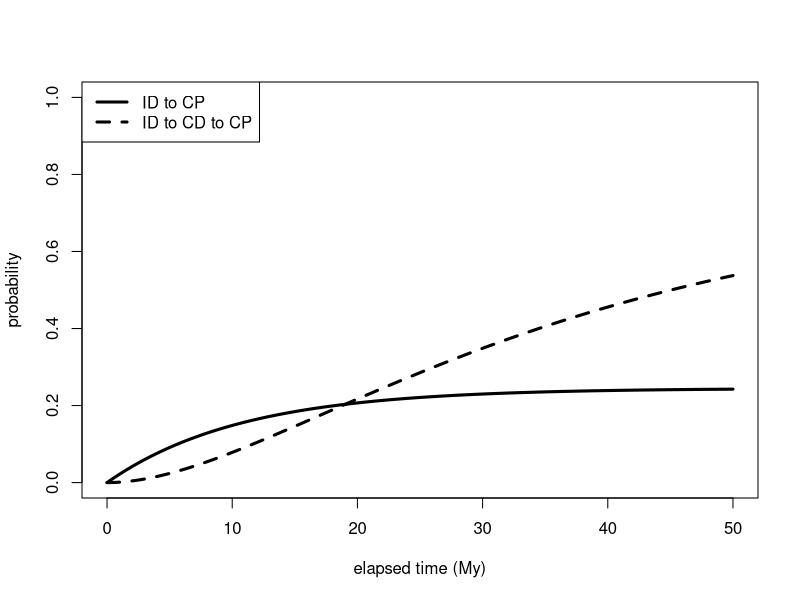
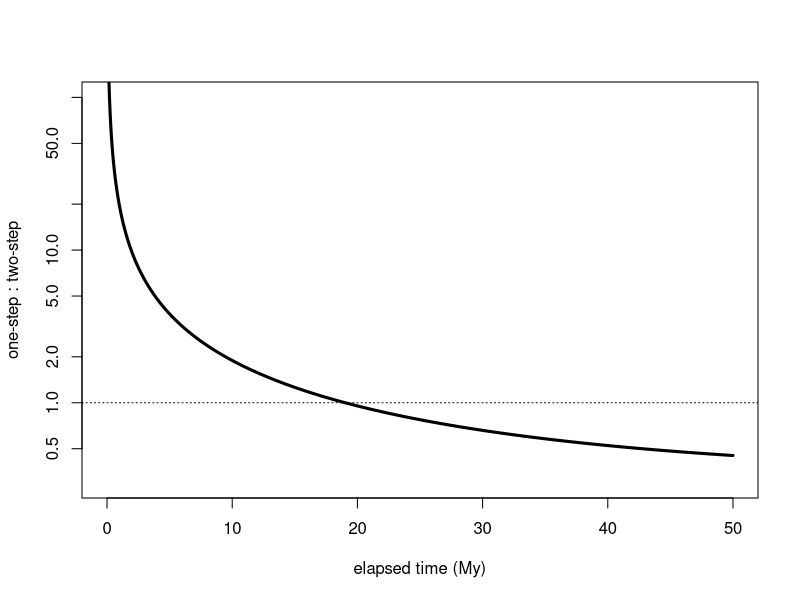
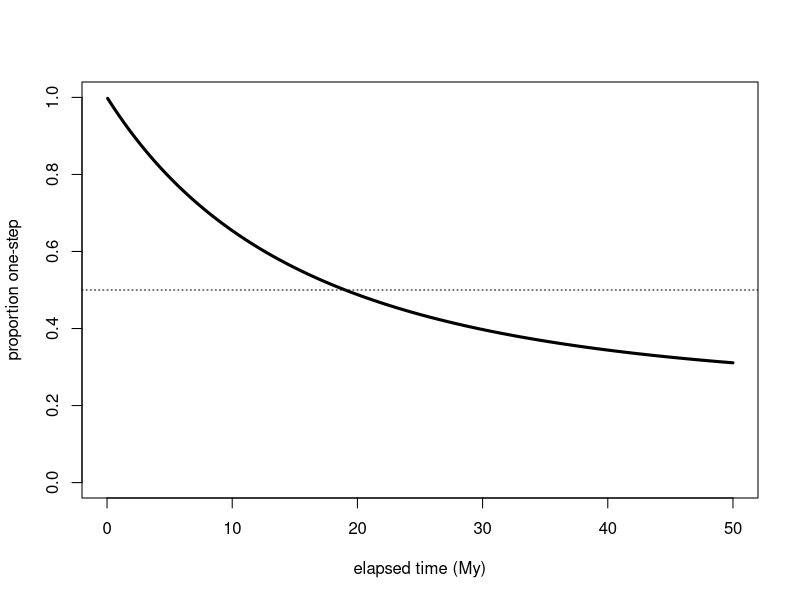
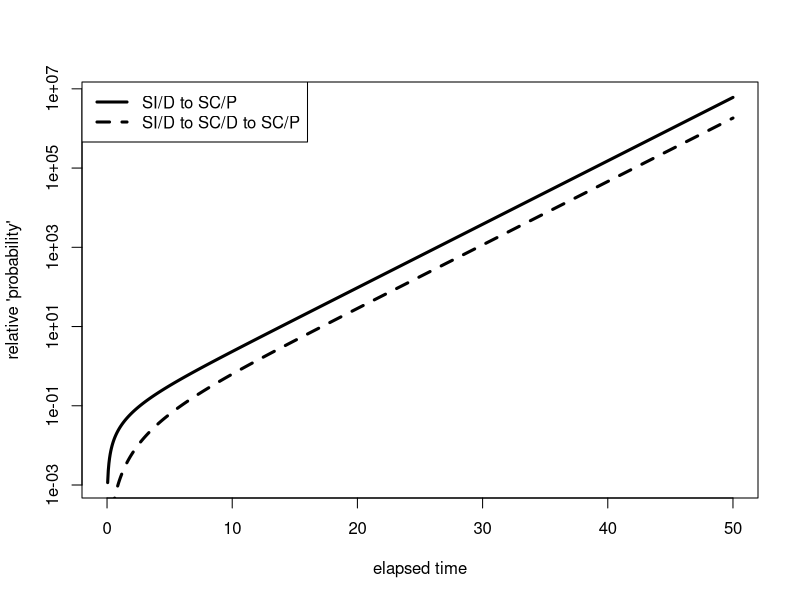
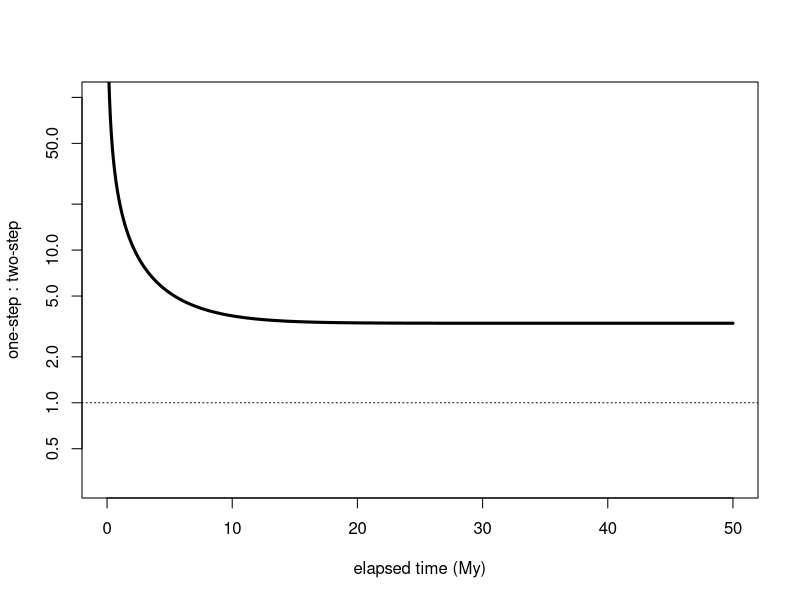
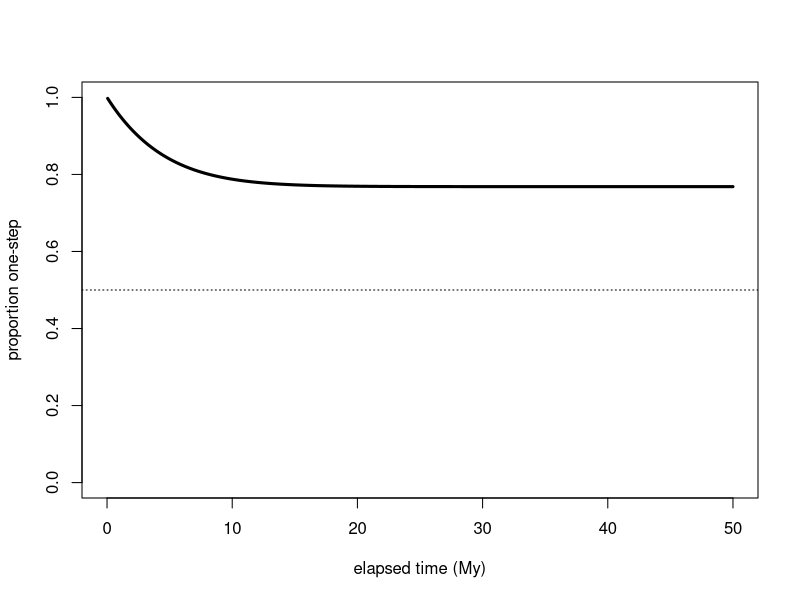
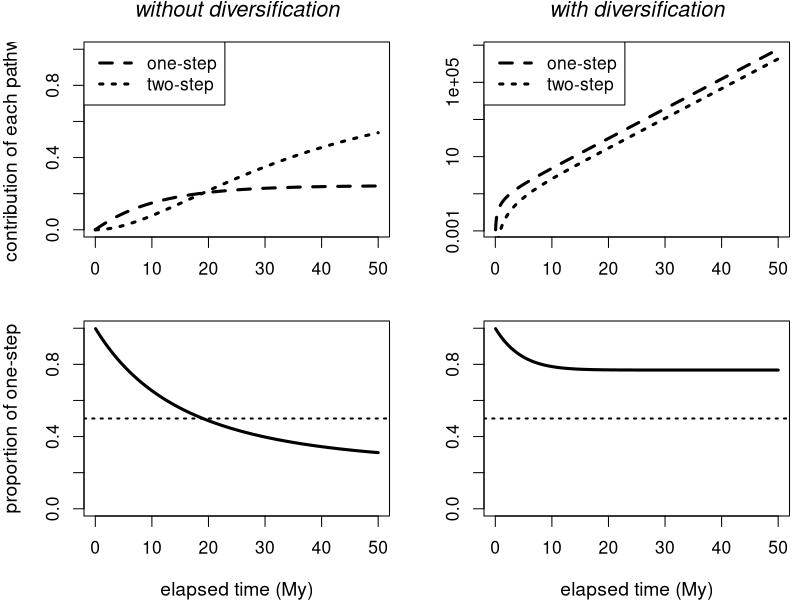

These charts were generated, in order, by the following R code:
#--------------------------------------------------
# method 1: P = exp(Q t)
#-------------------------------------------------- 
library(rmutil)  # contains mexp()
path.probs1 <- function(t, Q)
{
    P <- mexp(Q * t)
    
    ans <- c(P[1,3], P[1,4])
    names(ans) <- c("Wa", "Wb")

    return(ans)
}

# Note: The matrix exponential function is also available in the msm library as
# MatrixExp(), but that seems to perform poorly for large t.  So use mexp here, 
# but also check with method 2 when assuming irreversibility.

#--------------------------------------------------
# method 2: P_14a and P_14b
#-------------------------------------------------- 
path.probs2 <- function(t, q13, q14, q34)
{
    q134 <- q13 + q14
    e1t <- exp(-q134 * t)

    ppa <- q14 / q134 * (1 - e1t)

    if (abs(q34 - q13 - q14) > 1e-10)
    {
        ppb <- q13 / q134 * 
              (1 - 1/(q134-q34) * (q134 * exp(-q34*t) - q34 * e1t) )
    } else
    {
        ppb <- q13 / q34 * (1 - (1 + q34 * t) * exp(-q34 * t))
    }

    ans <- c(ppa, ppb)
    names(ans) <- c("Wa", "Wb")

    return(ans)
}

#--------------------------------------------------
# usage
#-------------------------------------------------- 

# 1 = SI, D
# 3 = SC, D
# 4 = SC, P
# Wa = 1 -> 4
# Wb = 1 -> 3 -> 4

# median values from MuSSE_ploidysinodip250K.log (via tracer)
q14 <- 0.0779         # ID -> CP, rho_I
q13 <- 0.1895         # ID -> CD, q_IC
q34 <- 0.0188         # CD -> CP, rho_C
q41 <- q31 <- q43 <- 0 # irreversible

# also use CID estimates?
q14 <- 0.0228         # ID -> CP, rho_I
q13 <- 0.0703         # ID -> CD, q_IC
q34 <- 0.0334         # CD -> CP, rho_C
q41 <- q31 <- q43 <- 0 # irreversible

# Q is only needed for method 1
Q <- matrix(c(
        -q13 - q14,  q13,        q14,  0,
        q31,        -q31 - q34,  0,    q34,
        q41,         0,         -q41,  0,
        0,           q43,        0,   -q43
        ), byrow=TRUE, nrow=4)

tmax <- 50
times <- seq(0, tmax, tmax/1000)

# pp$Wa is W_a(t), and pp$Wb is W_b(t)
# choose one of these:
pp <- as.data.frame(t(sapply(times, path.probs2, q13, q14, q34)))
pp <- as.data.frame(t(sapply(times, path.probs1, Q)))

# plot
plot(times, pp$Wa, type="l", lwd=3, xlab="elapsed time (My)", ylab="probability", ylim=c(0,1))
lines(times, pp$Wb, lwd=3, lty=2)
legend("topleft", c("ID to CP", "ID to CD to CP"), lty=c(1, 2), lwd=3)

plot(times, pp$Wa/pp$Wb, log="y", type="l", lwd=3, xlab="elapsed time (My)", ylab="one-step : two-step", ylim=c(0.3, 100))
abline(h=1, lty=3)

plot(times, pp$Wa / (pp$Wa + pp$Wb), type="l", lwd=3, xlab="elapsed time (My)", ylab="proportion one-step", ylim=c(0,1))
abline(h=0.5, lty=3)

### Try with diversification ###

r1 <-  0.4618
r3 <-  0.0605
r4 <- -0.0121

Qd <- matrix(c(
       -q13 - q14 + r1,  q13,             q14,       0,
        q31,            -q31 - q34 + r3,  0,         q34,
        q41,             0,              -q41 + r4,  0,
        0,               q43,             0,        -q43 + r4
        ), byrow=TRUE, nrow=4)

ppd <- as.data.frame(t(sapply(times, path.probs1, Qd)))

plot(times, ppd$Wa, type="l", lwd=3, xlab="elapsed time", ylab="relative 'probability'", log="y")
lines(times, ppd$Wb, lwd=3, lty=2)
legend("topleft", c("SI/D to SC/P", "SI/D to SC/D to SC/P"), lty=c(1, 2), lwd=3)

plot(times, ppd$Wa/ppd$Wb, log="y", type="l", lwd=3, xlab="elapsed time (My)", ylab="one-step : two-step", ylim=c(0.3, 100))
abline(h=1, lty=3)

plot(times, ppd$Wa / (ppd$Wa + ppd$Wb), type="l", lwd=3, xlab="elapsed time (My)", ylab="proportion one-step", ylim=c(0,1))
abline(h=0.5, lty=3)

#--------------------------------------------------
# Final plot
#--------------------------------------------------

pdf(file="../manuscript/pathways.pdf", width=8, height=7, family="Times")
par(mfrow=c(2,2), mar=c(4,4,0,0.5), oma=c(0,0,2,0), cex=1.05, cex.lab=1.1)

# trans only
plot(times, pp$Wa, type="l", lty=2, lwd=3, xlab="", ylab="contribution of each pathway", ylim=c(0,1))
lines(times, pp$Wb, lwd=3, lty=3)
# legend("topleft", c("one-step: ID to CP", "two-step: ID to CD to CP"), lty=c(2, 3), lwd=3)
legend("topleft", c("one-step", "two-step"), lty=c(2, 3), lwd=3)
mtext("without diversification", line=1, font=3, cex=1.3)

# with div
plot(times, ppd$Wa, type="l", lty=2, lwd=3, xlab="", ylab="", log="y", yaxt="n")
lines(times, ppd$Wb, lwd=3, lty=3)
ticks <- axTicks(2, log=T)
axis(2, at = ticks, labels = formatC(ticks, format = "g"))
# legend("topleft", c("one-step: ID to CP", "two-step: ID to CD to CP"), lty=c(2, 3), lwd=3)
legend("topleft", c("one-step", "two-step"), lty=c(2, 3), lwd=3)
mtext("with diversification", line=1, font=3, cex=1.3)

# trans only
plot(times, pp$Wa / (pp$Wa + pp$Wb), type="l", lwd=3, xlab="elapsed time (My)", ylab="proportion of one-step", ylim=c(0,1))
abline(h=0.5, lwd=2, lty=3)

# with div
plot(times, ppd$Wa / (ppd$Wa + ppd$Wb), type="l", lwd=3, xlab="elapsed time (My)", ylab="", ylim=c(0,1))
abline(h=0.5, lwd=2, lty=3)

dev.off()
